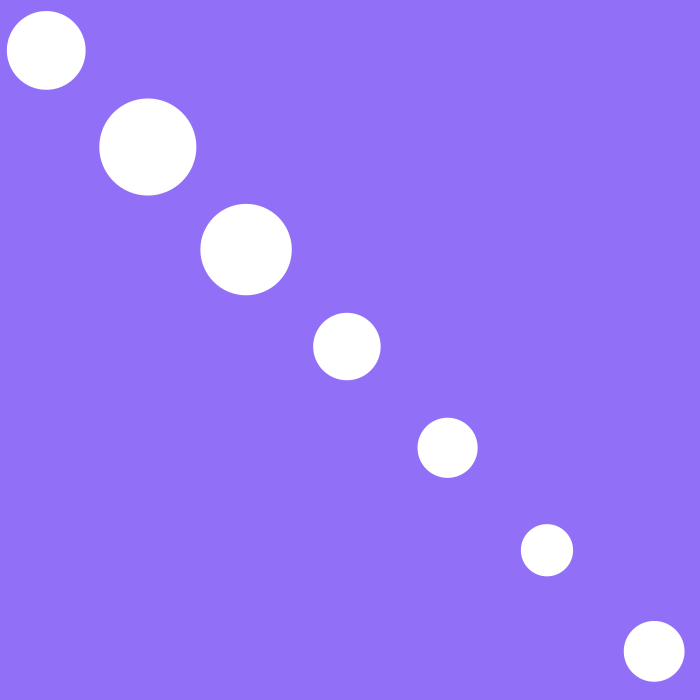
Frame 1 (no input)
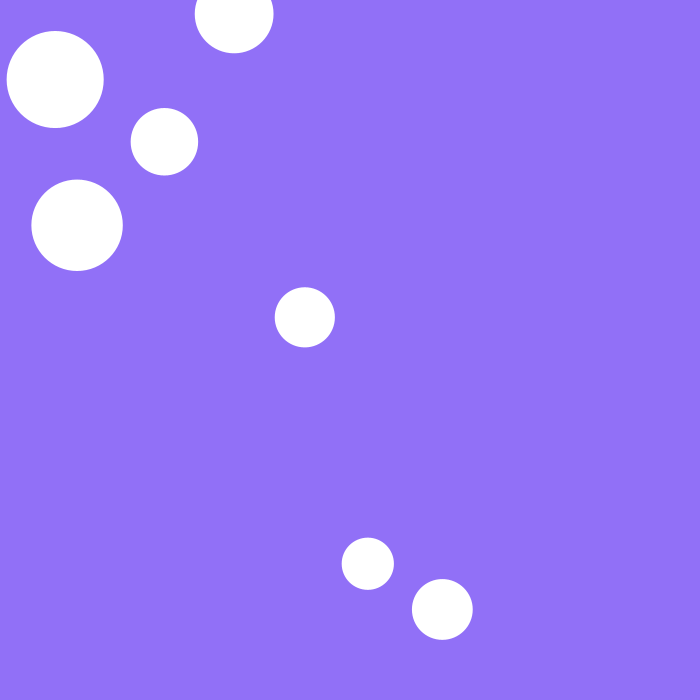
Frame 60 (the mouse pressed at the canvas centre just before this capture)
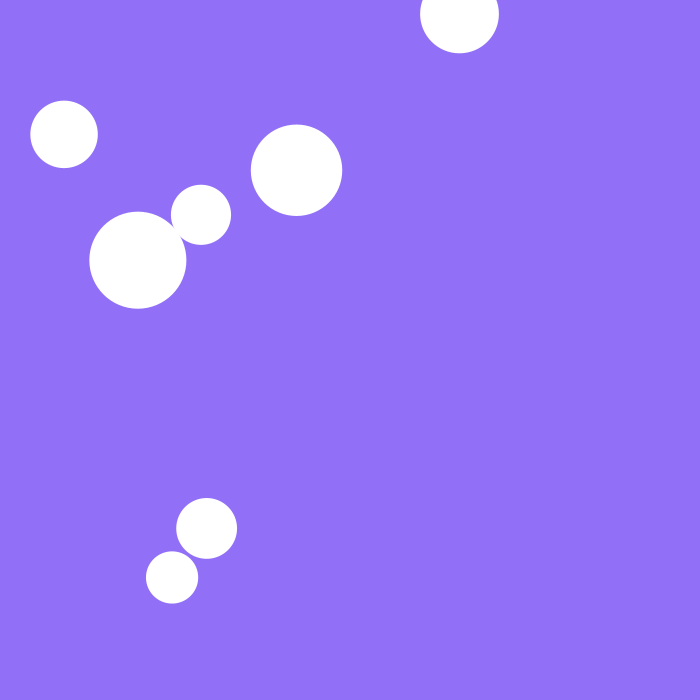
Frame 120 (the mouse held since frame 60 and released just before this capture)

The Processing sketch that drew these frames (run headless with seeded random() and noise(); from frame 60 on, the mouse is pressed at the canvas centre):

// Processing sketch: Bouncing_Balls
// ── Bouncing_Balls.pde
//Ball[] balls={new Ball(100,100,random(40,60)),new Ball(600,600,random(50,80))};
int n=10;

Ball[] myBalls;

void setup(){
  size(700,700);
  
  myBalls=new Ball[n];
  for(int i=0;i<n;i++){
    myBalls[i]=new Ball(50+i*100,50+i*100,random(20,50));
  }
}

void draw(){
  background(145,112,247);
  
  for(Ball b: myBalls){
    b.update();
    b.display();
    b.checkBound();
    b.checkCol(myBalls);
  }
  //for(int i=0;i<n-1;i++){
  //  myBalls[i].checkCol(myBalls);
  //}
  //myBalls[0].checkCol(myBalls[1]);
  
}

// ── Ball.pde
class Ball{
  PVector position;
  PVector velocity;
  
  float r,m;
  
  //Ball otherB[];
  
  Ball(float x, float y, float r){
    position=new PVector(x,y);
    
    velocity=PVector.random2D();
    velocity.mult(random(3,6));
    this.r=r;
    m=r*.1;
  }
  
  void checkCol(Ball otherB[]){
    for(int i=0;i<n;i++){
      PVector dist=PVector.sub(otherB[i].position,position);
      float distMag=dist.mag();
      float minDist=r+otherB[i].r;
      
      if(distMag<minDist){
        float distCorrection=(minDist-distMag)/2;
        //.copy() is taking a snapshot of a moment
        PVector d=dist.copy();
        PVector correctionVector=d.normalize().mult(distCorrection);
        
        otherB[i].position.add(correctionVector);
        position.sub(correctionVector);
        
        float theta=dist.heading();
        
        PVector[] bTemp={new PVector(),new PVector()};
        
        bTemp[1].x=cos(theta)*dist.x+sin(theta)*dist.y;
        bTemp[1].y=cos(theta)*dist.y+sin(theta)*dist.x;
        
        PVector[] vTemp={new PVector(),new PVector()};
        
        vTemp[0].x=cos(theta)*velocity.x+sin(theta)*velocity.y;
        vTemp[0].y=cos(theta)*velocity.y+sin(theta)*velocity.x;
        vTemp[0].x=cos(theta)*otherB[i].velocity.x+sin(theta)*otherB[i].velocity.y;
        vTemp[0].y=cos(theta)*otherB[i].velocity.y+sin(theta)*otherB[i].velocity.x;
        
        PVector[] vFinal={new PVector(),new PVector()};
        
        vFinal[0].x=((m-otherB[i].m)*vTemp[0].x+2*otherB[i].m*vTemp[1].x)/(m+otherB[i].m);
        vFinal[1].y=vTemp[1].y;
        
        bTemp[0].x+=vFinal[0].x;
        bTemp[1].x+=vFinal[1].x;
      }
    }
  }
  
  void update(){
    position.add(velocity);
  }
  
  void checkBound(){
    if(position.x>width-r||position.x<r){
      velocity.x=-velocity.x;
    }
    if(position.y>height-r||position.y<r){
      velocity.y=-velocity.y;
    }
  }
  
  void display(){
    noStroke();
    ellipse(position.x,position.y,r*2,r*2);
  }
}
